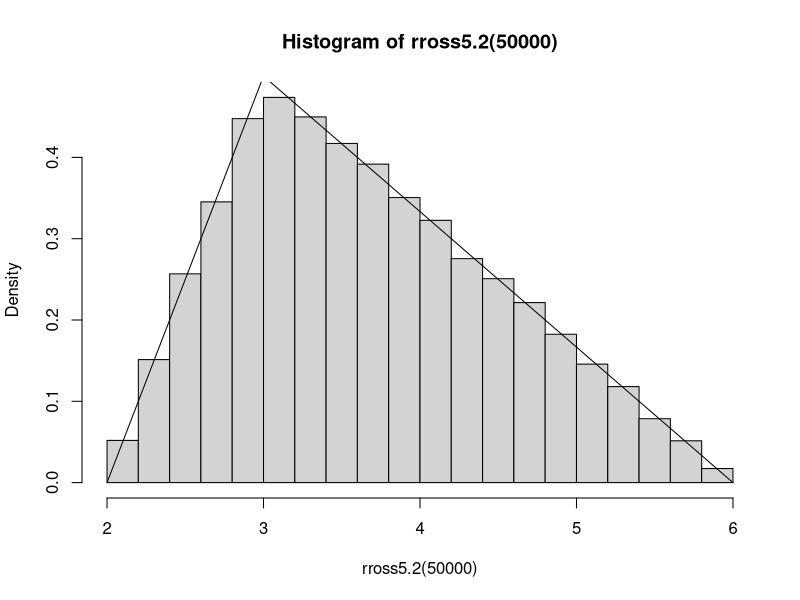
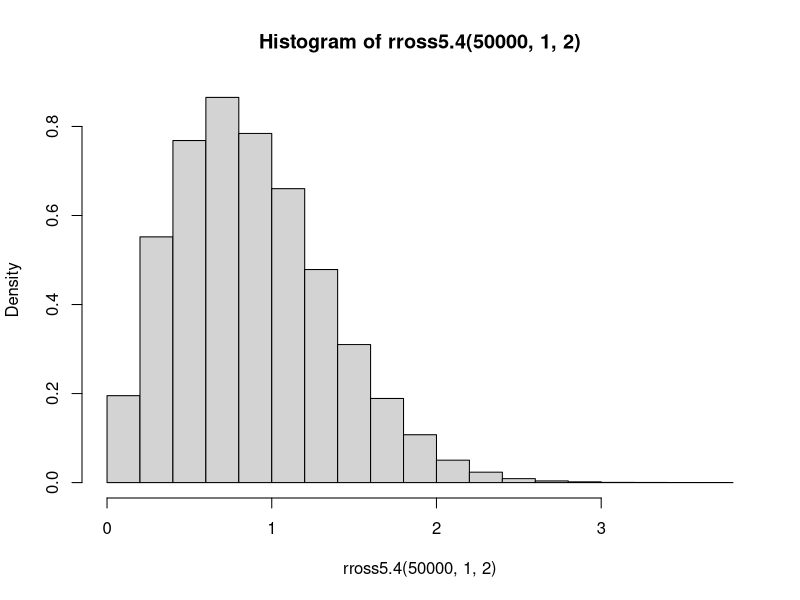
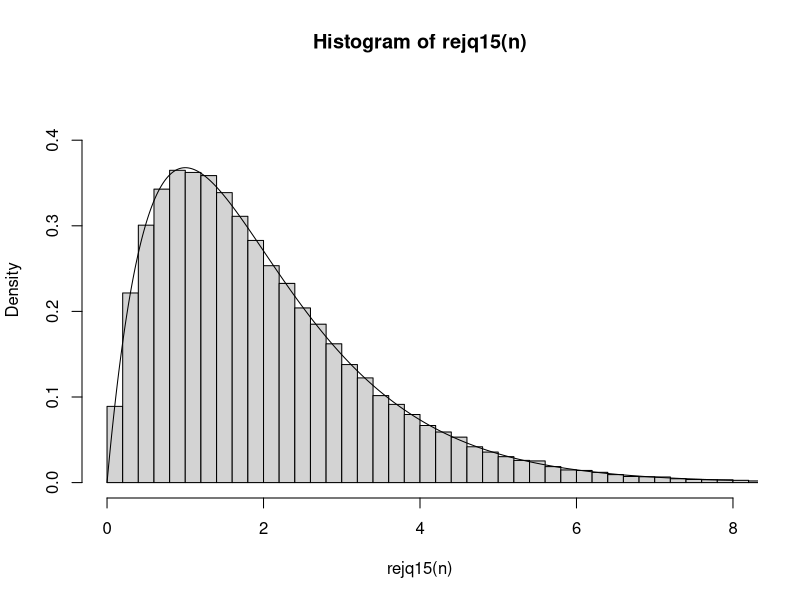
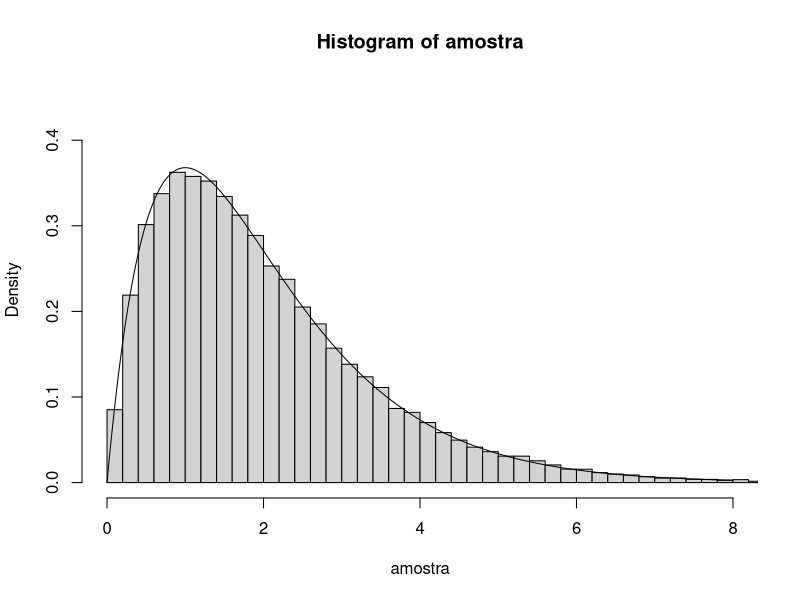
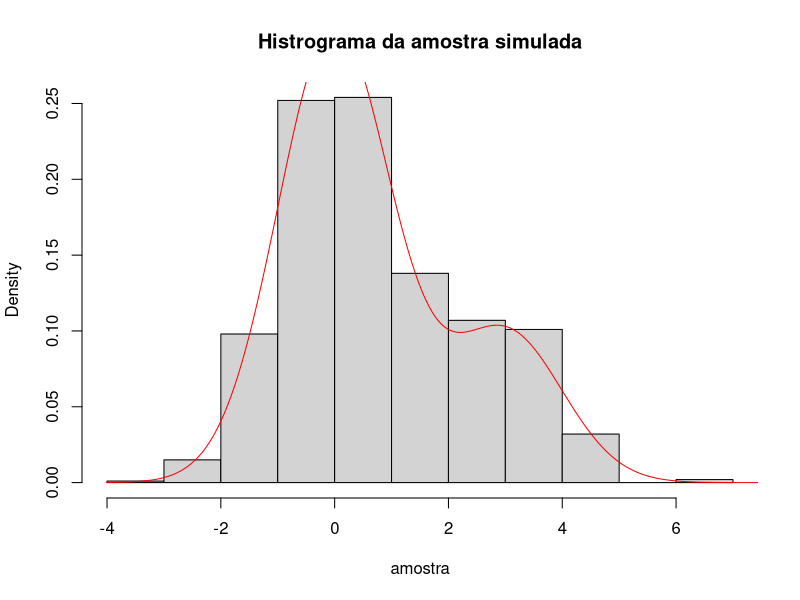
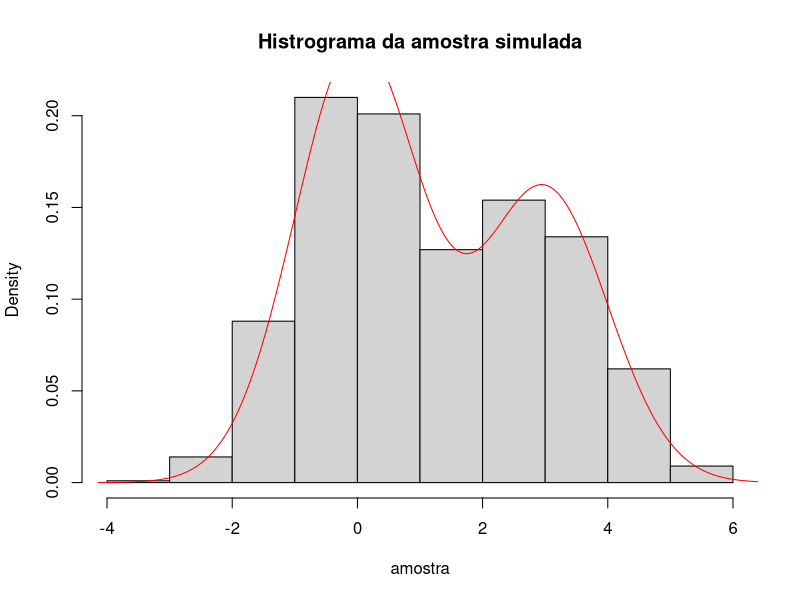
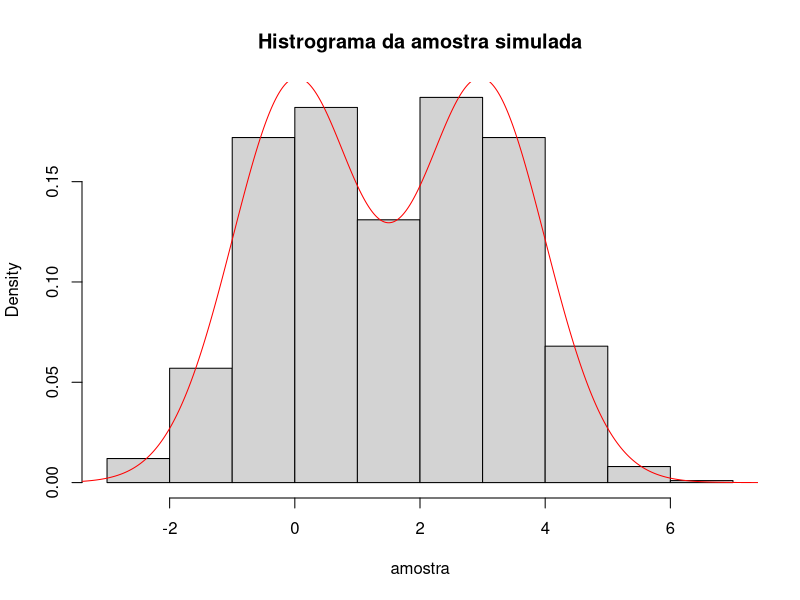
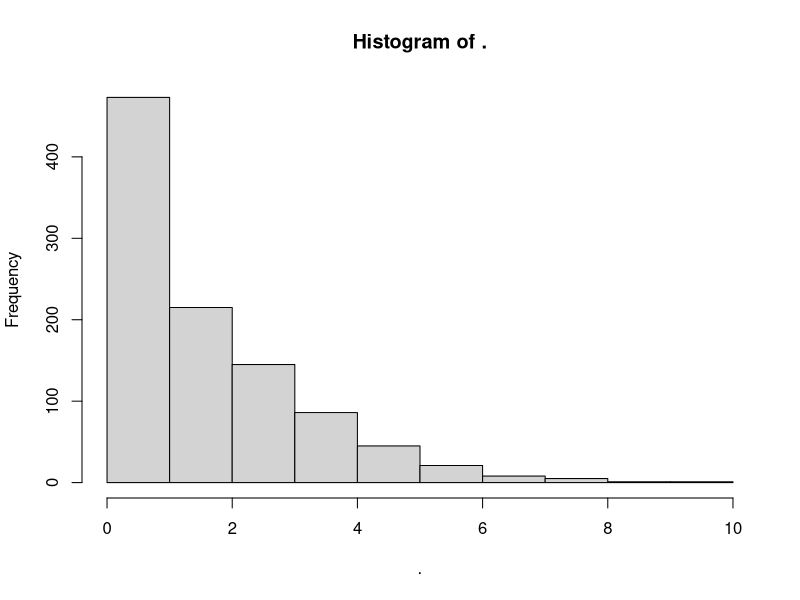

Source code (R) for these figures, in order:
########### Aula 1 - Ex 1 ##########

#3.3 exp(x + x^2) entre -2 e 2

#função transformada
h = function(y) {
  x = 4*y - 2
  exp(x + x^2)
} 

#integral
4*mean(h(runif(10000)))

#3.7 exp(-x^2) entre -inf e inf

#função transformada
h = function(y) {
  x = -log((1-y)/y)
  
  exp(-(x)^2)*((1+exp(-x))^2)/exp(-x)
  
}

mean(h(runif(10000)))

#3.9 exp(-x-y) 0 < y < x, 0 < x < inf

#função transformada
h = function(k, l) {
  x = l/(1-l)
  y = k*x
  
  exp(-(x+y))*x*(1+x)^2
}

mean(h(runif(100000), runif(100000)))


########### Aula 1 - Ex 2 - Q2 ##########

fross5.2 = function(x)
{
  z = (x == 0)*max(Re(polyroot(c(4-runif(1),-4,1)))) +
    (x == 1)*min(Re(polyroot(c(-3-runif(1),4/3,-1/9))))
  
  return(z)
}  

rross5.2 = function(n)
{
  r = rbinom(n,1,3/4)
  return(sapply(r,fross5.2))
}

hist(rross5.2(50000),freq = F)
lines(seq(2,6,0.001),
      c( (seq(2,3,0.001)-2)/2, 
         (2 - seq(3.001,6,0.001)/3)/2 ))

########### Aula 1 - Ex 2 - Q4 ##########

fross5.4 = function(a,b){return((log(1-runif(1))/-a)^(1/b))}

rross5.4 = function(n,a,b)
{
  return(replicate(n,fross5.4(a,b)))
}

hist(rross5.4(50000,1,2),freq = F)

########### Aula 1 - Ex 2 - Q15 ##########

## Método da rejeição a partir de dist. exp(1/2) com alpha = 1/4

n <- 100000
rejq15 = function(n)
{
  k <- 0 #counter for accepted
  j <- 0 #iterations
  y <- numeric(n)
  while (k < n) {
    u <- runif(1)
    j<-j+1
    x <- rexp(1,50/100) #random variate from g
    if (0.5*x * exp(-0.5*x) > u) {
      #we accept x
      k<-k+1
      y[k] <- x
    }
  }
  return(y)
}
hist(rejq15(n),freq = FALSE,breaks = 80,ylim = c(0,0.45), xlim=c(0,8))
lines(seq(0,8,0.01),seq(0,8,0.01)*exp(-seq(0,8,0.01)))

## Método SIR a com proposta exp(-1/2)

Pesos1 <- function(y){
  df <- y*exp(-y)
  dg <- dexp(y,1/2)
  p <- df/dg
  pesos <- p/sum(p)
  return(pesos)
}

rxex_sir <- function(n, m){
  y <- rexp(m,1/2)
  pesos <- Pesos1(y)
  amostra <- sample(x = y, size = n, replace = T, prob = pesos)
  return(amostra)
}

n = 100000
m = 100000

amostra <- rxex_sir(n, m)
hist(amostra, freq = FALSE,breaks = 80, ylim = c(0,0.45),xlim=c(0,8))
lines(seq(0,8,0.01),seq(0,8,0.01)*exp(-seq(0,8,0.01)))

######## Comparação de eficiência #########

install.packages("microbenchmark")
require(microbenchmark)

if(!require(microbenchmark)){
  install.packages("microbenchmark")
  require(microbenchmark)}

# Análise de desempenho

n = 1000
microbenchmark(
  rxex_sir(n,1000),
  rejq15(n),
  times = 1000)

# O algoritmo da rejeição dado os parâmetros usados se mostrou muito superior
# em tempo computacional.

########### Aula 1 - Ex 3 ##########
#3.11
set.seed(10)
################
rmixp = function(n, p) {
  u = rbinom(n, prob = p, size=1)
  x = rnorm(n)
  y = rnorm(n, 3, 1)
  c(x[u==1], y[u==0])
}

dmixp = function(x, p) {
  p*dnorm(x) + (1-p)*dnorm(x, 3, 1)
}


pl = function(p, n=1000) {
  amostra = rmixp(n, p)
  x = seq(min(amostra)-1, max(amostra)+1, 0.001)
  hist(amostra, freq = F, main="Histrograma da amostra simulada")
  lines(x, dmixp(x, p), col='red')
  
}


pl(p=0.75)
pl(p=0.6)
pl(p=0.5)

#mais próximo de p=0.5 -> maior bimodalidade

if(!require("dplyr")){install.packages(dplyr);require(dplyr)}

#3.12
rmgp = function(n, a, b) {
  rgamma(n, a, b) %>% rpois(n, .)
}

rmgp(1000, 4, 2) %>% hist()

########### Aula 1 - Ex 4 ##########

fross4.2 = function(q)
{
  U = runif(1)
  i = 0
  p = exp(-q)
  FP = p
  while(U >= FP)
  {
    p = (q*p)/(i+1)
    FP = FP + p
    i = i + 1
  }
  return(i)
}

rpoisson = function(n,q)
{
  X = rep(q,n)
  return(sapply(X,fross4.2))
}

########### Aula 1 - Ex 5 ##########

fross4h = function(n,p)
{
  i = 1
  
  x = rep(0,length(p))
  
  while (i <= length(p))
  {
    pi = ifelse(i == 1, p[1], p[i]/(1-sum(p[1:(i-1)])))
    x[i] = (n > 0)*sum(rbinom(n = 1, size = n, prob = pi))
    n = n - x[i]
    i = i + 1
  }
  return(x)
}

rmulti = function(n,size,p)
{
  x = t(replicate(n,fross4h(size,p)))
  return(x)
}

########### Aula 1 - Ex 6 ##########

#minha g será uma t com df baixo, para ter uma calda mais pesada

#densidade da skew normal 
dskew = function(x, ep, w, a) {
  (2/w)*dnorm((x-ep)/w)*pnorm(a*((x-ep)/w))
}

#usando SIR 
rskew = function(n, ep, w, a, m) {
  
  g = function(x, ep) dnorm(x, ep, sd=100)
  y = rnorm(m, mean = ep, sd=100)
  w = (dskew(y, ep=0, w=2, a=6)/g(y, ep=0))/sum((dskew(y, ep=0, w=2, a=6)/g(y, ep=0)))
  sample(y, size=n, prob = w, replace = T) 
  
  
}




